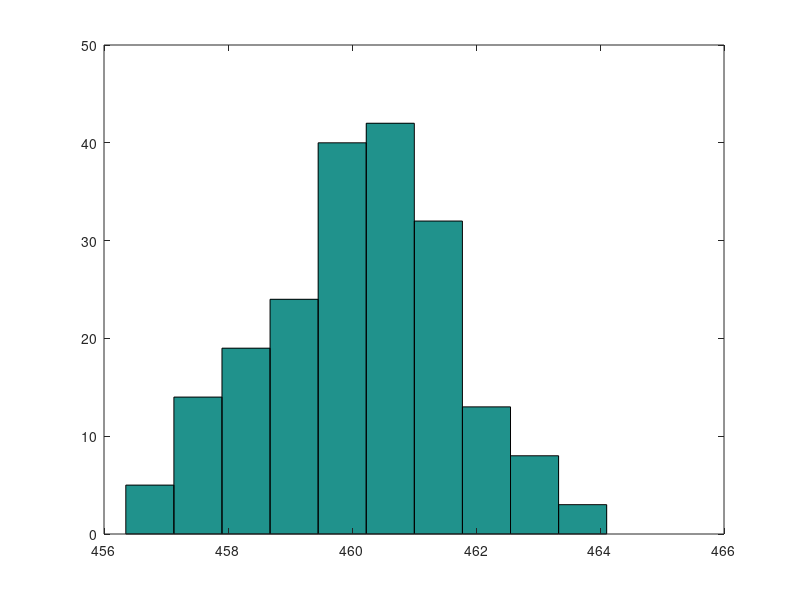
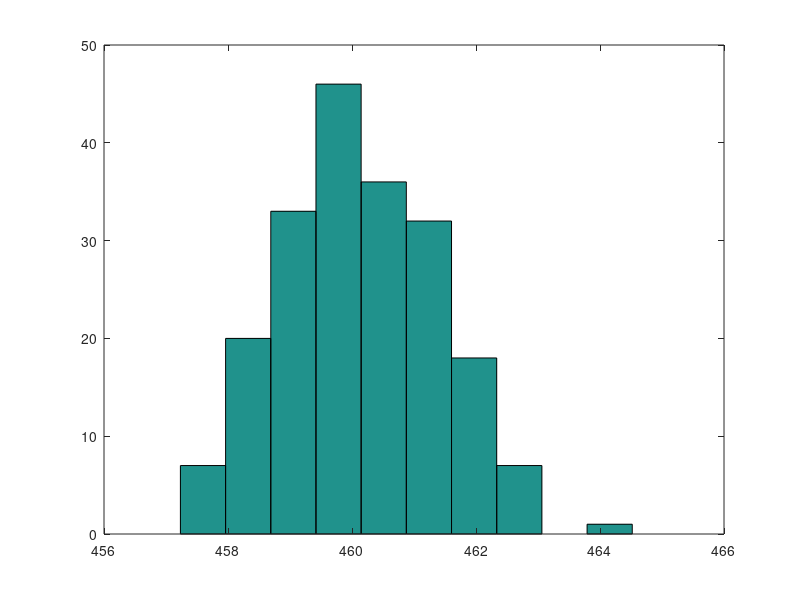
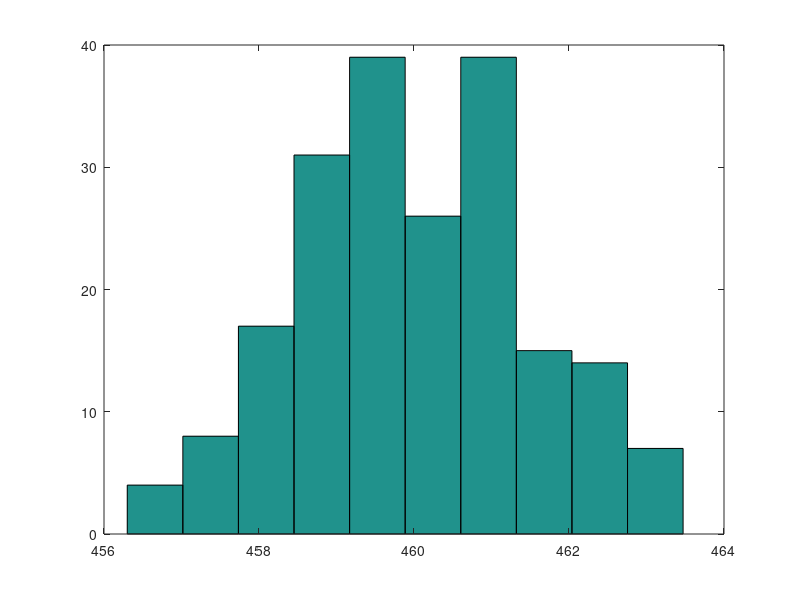
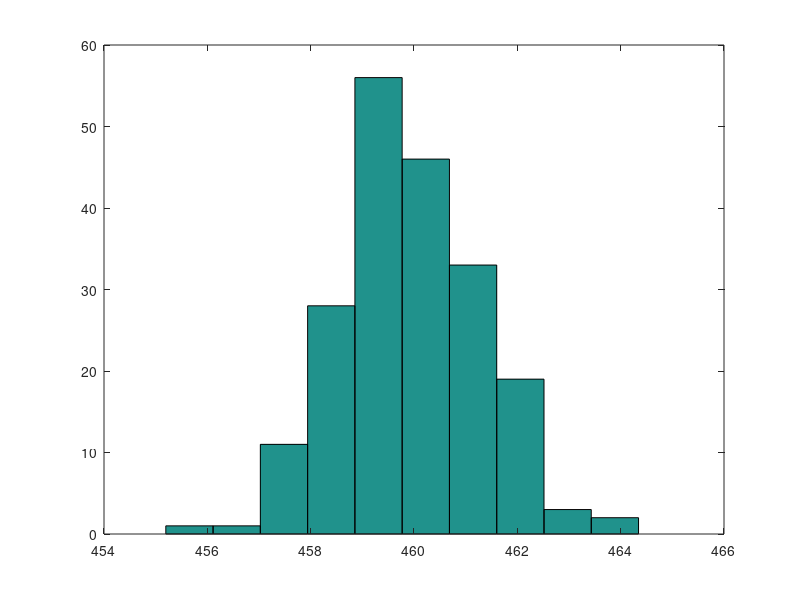

The MATLAB script that drew these images, in order:
close all;
clear;
clc;

mu = 460;                       % Mean
sigma = 20;                     % standard deviation

for i = 1:5                     % run 5 simulations
    for j = 1:200               % run 200 times
        r = randn(1,200);       % generate 200 random normal numbers
        X(j,:) = sigma*r + mu;  % change the mean and standard deviation
    end
    X(i,:) = mean(X);           % get the mean distribution from 200 runs
    figure()                    % call new figure window
    hist(X(i,:),10);            % show histograms
end


